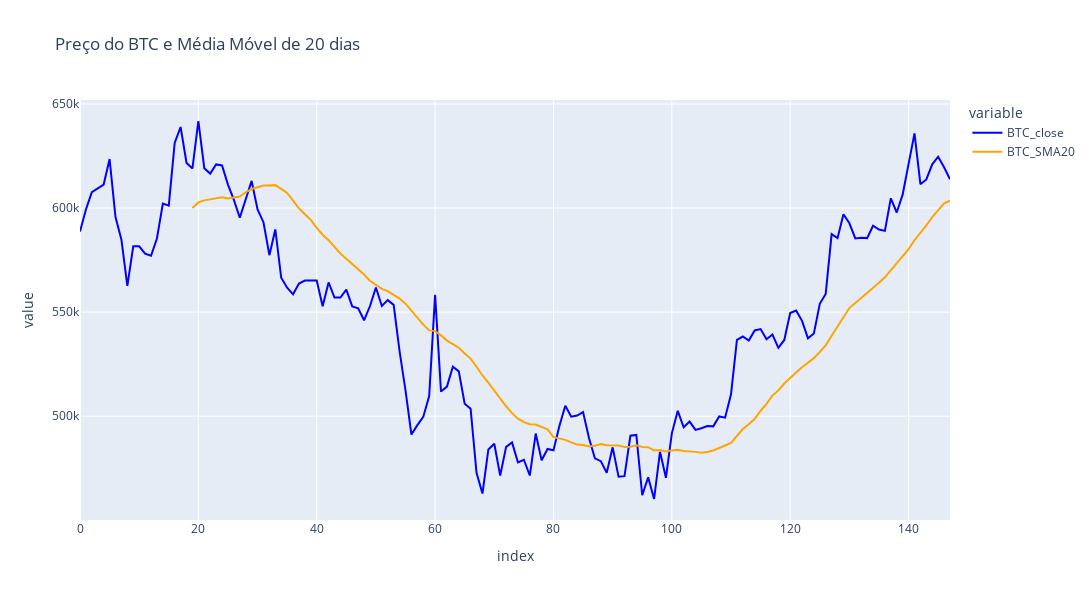

Notebook cell for this chart:
### Code cell
fig = px.line(
    df_btceth_close,
    y=['BTC_close', 'BTC_SMA20'],  # <- lista de colunas
    title='Preço do BTC e Média Móvel de 20 dias',
    width=1100,
    height=600
)

fig.update_traces(line=dict(color='blue'), selector=dict(name='BTC_close'))
fig.update_traces(line=dict(color='orange'), selector=dict(name='BTC_SMA20'))
fig.write_html("post9.html")
fig.show()

### Figure 1 — Plotly figure (JSON) as saved in the notebook; plotly's stock layout.template omitted (floating-point values rounded to 4 significant figures; data arrays with more than 128 entries replaced by an {"elided": "..."} marker saying what was removed)
{"data": [{"hovertemplate": "variable=BTC_close<br>index=%{x}<br>value=%{y}<extra></extra>", "legendgroup": "BTC_close", "line": {"color": "blue", "dash": "solid"}, "marker": {"symbol": "circle"}, "mode": "lines", "name": "BTC_close", "orientation": "v", "showlegend": true, "type": "scatter", "x": {"elided": "148 int values"}, "xaxis": "x", "y": {"elided": "148 int values"}, "yaxis": "y"}, {"hovertemplate": "variable=BTC_SMA20<br>index=%{x}<br>value=%{y}<extra></extra>", "legendgroup": "BTC_SMA20", "line": {"color": "orange", "dash": "solid"}, "marker": {"symbol": "circle"}, "mode": "lines", "name": "BTC_SMA20", "orientation": "v", "showlegend": true, "type": "scatter", "x": {"elided": "148 int values"}, "xaxis": "x", "y": {"elided": "148 float values"}, "yaxis": "y"}], "layout": {"height": 600, "legend": {"title": {"text": "variable"}, "tracegroupgap": 0}, "title": {"text": "Preço do BTC e Média Móvel de 20 dias"}, "width": 1100, "xaxis": {"anchor": "y", "autorange": true, "domain": [0, 1], "range": [0, 147], "title": {"text": "index"}, "type": "linear"}, "yaxis": {"anchor": "x", "autorange": true, "domain": [0, 1], "range": [450200.0, 651900.0], "title": {"text": "value"}, "type": "linear"}}}
